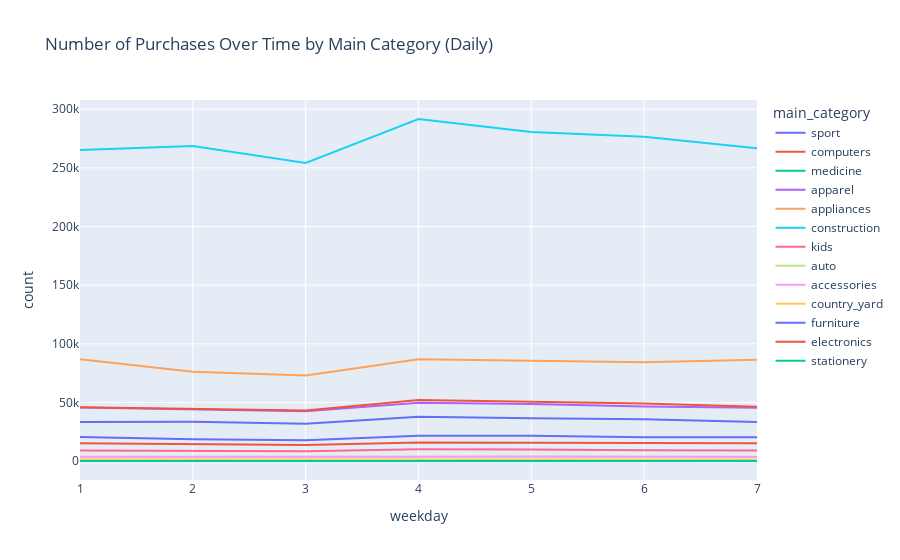

Write notebook code for a chart like this one.
### Code cell
from pyspark.sql.functions import dayofweek

# Aggregate data by day of the week and main_category, and count purchases
daily_purchases = combined_df \
    .filter(combined_df['event_type'] == 'purchase') \
    .groupBy(dayofweek('event_time').alias('weekday'), 'main_category') \
    .count() \
    .orderBy('weekday')

# Collect data for plotting
plot_data = daily_purchases.collect()

# Prepare the data for Plotly
df_plot = pd.DataFrame(plot_data, columns=['weekday', 'main_category', 'count'])

# Create the plot
fig = px.line(df_plot, x='weekday', y='count', color='main_category', title='Number of Purchases Over Time by Main Category (Daily)')
fig.show()

### Figure 1 — Plotly figure (JSON) as saved in the notebook; plotly's stock layout.template omitted (floating-point values rounded to 4 significant figures)
{"data": [{"hovertemplate": "main_category=sport<br>weekday=%{x}<br>count=%{y}<extra></extra>", "legendgroup": "sport", "line": {"color": "#636efa", "dash": "solid"}, "marker": {"symbol": "circle"}, "mode": "lines", "name": "sport", "orientation": "v", "showlegend": true, "type": "scatter", "x": [1, 2, 3, 4, 5, 6, 7], "xaxis": "x", "y": [33456, 33552, 31852, 37910, 36464, 35807, 33338], "yaxis": "y"}, {"hovertemplate": "main_category=computers<br>weekday=%{x}<br>count=%{y}<extra></extra>", "legendgroup": "computers", "line": {"color": "#EF553B", "dash": "solid"}, "marker": {"symbol": "circle"}, "mode": "lines", "name": "computers", "orientation": "v", "showlegend": true, "type": "scatter", "x": [1, 2, 3, 4, 5, 6, 7], "xaxis": "x", "y": [15162, 14429, 13770, 15930, 15751, 15121, 15214], "yaxis": "y"}, {"hovertemplate": "main_category=medicine<br>weekday=%{x}<br>count=%{y}<extra></extra>", "legendgroup": "medicine", "line": {"color": "#00cc96", "dash": "solid"}, "marker": {"symbol": "circle"}, "mode": "lines", "name": "medicine", "orientation": "v", "showlegend": true, "type": "scatter", "x": [1, 2, 3, 4, 5, 6, 7], "xaxis": "x", "y": [242, 280, 242, 260, 254, 224, 222], "yaxis": "y"}, {"hovertemplate": "main_category=apparel<br>weekday=%{x}<br>count=%{y}<extra></extra>", "legendgroup": "apparel", "line": {"color": "#ab63fa", "dash": "solid"}, "marker": {"symbol": "circle"}, "mode": "lines", "name": "apparel", "orientation": "v", "showlegend": true, "type": "scatter", "x": [1, 2, 3, 4, 5, 6, 7], "xaxis": "x", "y": [45717, 44038, 42568, 49731, 48815, 46651, 45615], "yaxis": "y"}, {"hovertemplate": "main_category=appliances<br>weekday=%{x}<br>count=%{y}<extra></extra>", "legendgroup": "appliances", "line": {"color": "#FFA15A", "dash": "solid"}, "marker": {"symbol": "circle"}, "mode": "lines", "name": "appliances", "orientation": "v", "showlegend": true, "type": "scatter", "x": [1, 2, 3, 4, 5, 6, 7], "xaxis": "x", "y": [86948, 76262, 72934, 86764, 85647, 84221, 86438], "yaxis": "y"}, {"hovertemplate": "main_category=construction<br>weekday=%{x}<br>count=%{y}<extra></extra>", "legendgroup": "construction", "line": {"color": "#19d3f3", "dash": "solid"}, "marker": {"symbol": "circle"}, "mode": "lines", "name": "construction", "orientation": "v", "showlegend": true, "type": "scatter", "x": [1, 2, 3, 4, 5, 6, 7], "xaxis": "x", "y": [265249, 268648, 254188, 291612, 280458, 276581, 266571], "yaxis": "y"}, {"hovertemplate": "main_category=kids<br>weekday=%{x}<br>count=%{y}<extra></extra>", "legendgroup": "kids", "line": {"color": "#FF6692", "dash": "solid"}, "marker": {"symbol": "circle"}, "mode": "lines", "name": "kids", "orientation": "v", "showlegend": true, "type": "scatter", "x": [1, 2, 3, 4, 5, 6, 7], "xaxis": "x", "y": [9127, 8819, 8481, 10083, 10000, 9262, 9023], "yaxis": "y"}, {"hovertemplate": "main_category=auto<br>weekday=%{x}<br>count=%{y}<extra></extra>", "legendgroup": "auto", "line": {"color": "#B6E880", "dash": "solid"}, "marker": {"symbol": "circle"}, "mode": "lines", "name": "auto", "orientation": "v", "showlegend": true, "type": "scatter", "x": [1, 2, 3, 4, 5, 6, 7], "xaxis": "x", "y": [3523, 3430, 3279, 3728, 3762, 3752, 3670], "yaxis": "y"}, {"hovertemplate": "main_category=accessories<br>weekday=%{x}<br>count=%{y}<extra></extra>", "legendgroup": "accessories", "line": {"color": "#FF97FF", "dash": "solid"}, "marker": {"symbol": "circle"}, "mode": "lines", "name": "accessories", "orientation": "v", "showlegend": true, "type": "scatter", "x": [1, 2, 3, 4, 5, 6, 7], "xaxis": "x", "y": [3755, 3618, 3425, 3840, 3959, 3609, 3561], "yaxis": "y"}, {"hovertemplate": "main_category=country_yard<br>weekday=%{x}<br>count=%{y}<extra></extra>", "legendgroup": "country_yard", "line": {"color": "#FECB52", "dash": "solid"}, "marker": {"symbol": "circle"}, "mode": "lines", "name": "country_yard", "orientation": "v", "showlegend": true, "type": "scatter", "x": [1, 2, 3, 4, 5, 6, 7], "xaxis": "x", "y": [1350, 1251, 1200, 1489, 1591, 1344, 1277], "yaxis": "y"}, {"hovertemplate": "main_category=furniture<br>weekday=%{x}<br>count=%{y}<extra></extra>", "legendgroup": "furniture", "line": {"color": "#636efa", "dash": "solid"}, "marker": {"symbol": "circle"}, "mode": "lines", "name": "furniture", "orientation": "v", "showlegend": true, "type": "scatter", "x": [1, 2, 3, 4, 5, 6, 7], "xaxis": "x", "y": [20537, 18717, 17850, 21704, 21560, 20345, 20371], "yaxis": "y"}, {"hovertemplate": "main_category=electronics<br>weekday=%{x}<br>count=%{y}<extra></extra>", "legendgroup": "electronics", "line": {"color": "#EF553B", "dash": "solid"}, "marker": {"symbol": "circle"}, "mode": "lines", "name": "electronics", "orientation": "v", "showlegend": true, "type": "scatter", "x": [1, 2, 3, 4, 5, 6, 7], "xaxis": "x", "y": [46022, 44625, 43162, 52161, 50631, 49058, 46412], "yaxis": "y"}, {"hovertemplate": "main_category=stationery<br>weekday=%{x}<br>count=%{y}<extra></extra>", "legendgroup": "stationery", "line": {"color": "#00cc96", "dash": "solid"}, "marker": {"symbol": "circle"}, "mode": "lines", "name": "stationery", "orientation": "v", "showlegend": true, "type": "scatter", "x": [1, 2, 3, 4, 5, 6, 7], "xaxis": "x", "y": [136, 174, 168, 147, 141, 168, 151], "yaxis": "y"}], "layout": {"legend": {"title": {"text": "main_category"}, "tracegroupgap": 0}, "title": {"text": "Number of Purchases Over Time by Main Category (Daily)"}, "xaxis": {"anchor": "y", "domain": [0, 1], "title": {"text": "weekday"}}, "yaxis": {"anchor": "x", "domain": [0, 1], "title": {"text": "count"}}}}
